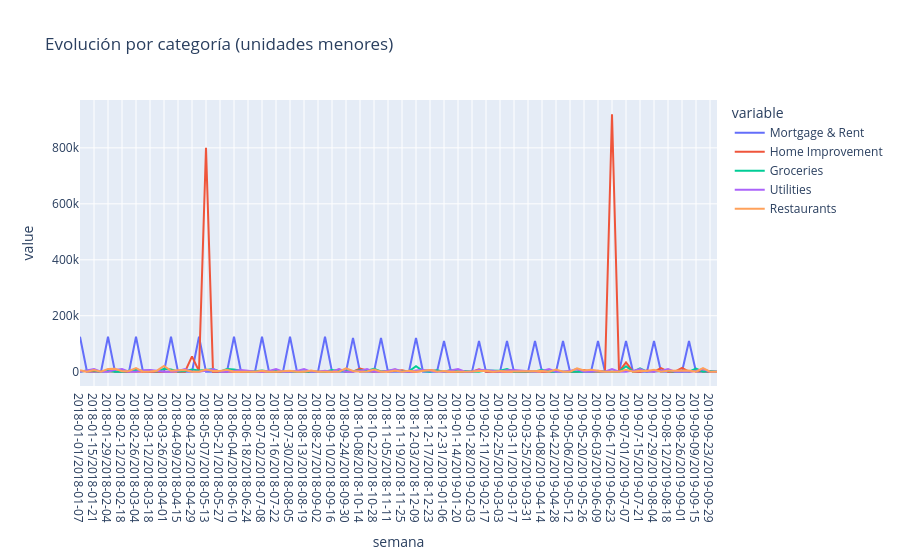
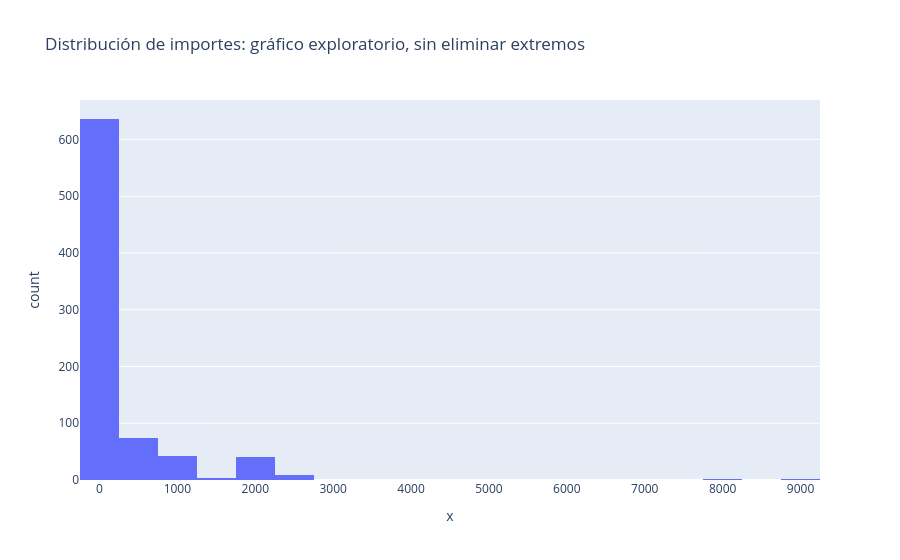

These figures' notebook cell, in order:
### Markdown cell above
## D. Categorías, dispersión y valores extremos

**Objetivo:** estudiar frecuencia, importe, media/mediana y actividad semanal, además de señales IQR. Los valores extremos se conservan.

### Code cell
display(pd.Series(summary['category_counts'],name='frecuencia').to_frame())
display(categories)
top=list(categories.head(5).category)
z=weekly_categories[top].reset_index(names='semana');z['semana']=z.semana.astype(str)
display(px.line(z,x='semana',y=top,title='Evolución por categoría (unidades menores)'))
amount_col='INR' if 'INR' in raw else 'Amount'
x=pd.to_numeric(raw[amount_col],errors='coerce')
display(px.histogram(x=x,nbins=35,title='Distribución de importes: gráfico exploratorio, sin eliminar extremos'))
